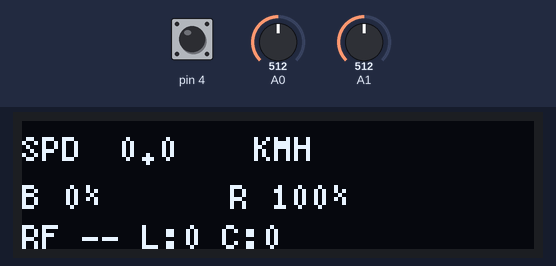
Simulated run of this sketch. Board: Arduino Uno, built with avr-gcc and run on an emulated ATmega328P. Parts: 128×32 one-colour display. The inputs (shaded band) are chosen by the test bench; at power-on: pin 4 HIGH, A0 = 512, A1 = 512. Random numbers use the default seed unless the sketch sets one; EEPROM starts erased; no radio packets arrive unless stated.

Above: at 1.2 s.
1.3 s: pin 4 pulled LOW for 0.15 s
At 2.7 s:
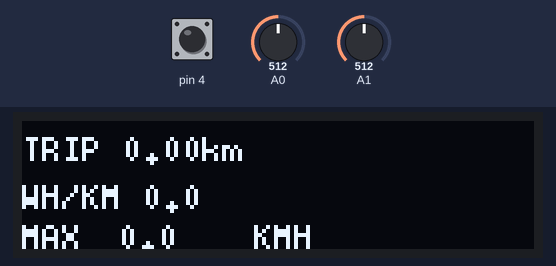
3.1 s: pin 4 pulled LOW for 1 s
At 5.2 s:
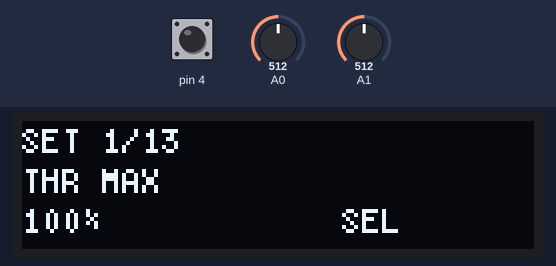
5.7 s: A0 set to 122
At 7.2 s:
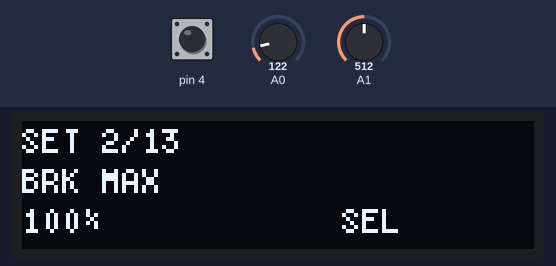
Timing chart, 0 to 8.7 s (numbered marks = the images above; inputs shaded):
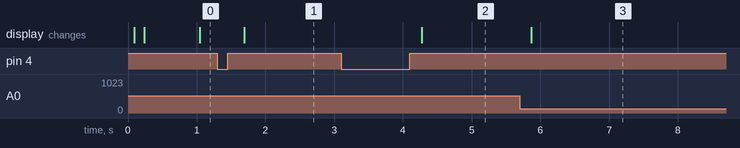

The sketch:

transmitter.ino
```cpp
#include "remote_state.h"
#include "remote_storage.h"
#include "remote_input.h"
#include "remote_radio.h"
#include "remote_ui.h"

void setup() {
  pinMode(REMOTE_TRIGGER_PIN, INPUT_PULLUP);
  pinMode(REMOTE_HALL_PIN, INPUT);
  pinMode(REMOTE_BATTERY_PIN, INPUT);

  loadSettings();
  loadBinding();
  lastHallRaw = settings.hall_center;

#if ENABLE_REMOTE_OLED
  u8g2.begin();
  applyDisplayRotation();
#endif

  setupRadio();
}

void loop() {
  lastHallRaw = readHallRaw();
  if (settingsMode) {
    handleSettingsInput(lastHallRaw);
  } else {
    handleUiInput(lastHallRaw);
  }

  int16_t throttle = mapThrottle(lastHallRaw);
  if (!triggerActive() && throttle > 0) {
    throttle = 0;
  }
  if (settingsMode || bindingMode) {
    throttle = 0;
  }

  throttle = applyThrottleRamp(throttle);

  if (bindingMode) {
    handleBinding();
  } else {
    sendCommand(throttle);
  }

  maybeSaveSettings();
  updateDisplay();
}
```

remote_input.cpp
```cpp
#include "remote_input.h"

bool triggerActive() {
#if REMOTE_TRIGGER_ACTIVE_LOW
  return digitalRead(REMOTE_TRIGGER_PIN) == LOW;
#else
  return digitalRead(REMOTE_TRIGGER_PIN) == HIGH;
#endif
}

int readHallRaw() {
  long total = 0;
  for (int i = 0; i < REMOTE_HALL_SAMPLES; i++) {
    total += analogRead(REMOTE_HALL_PIN);
  }
  return (int)(total / REMOTE_HALL_SAMPLES);
}

int16_t mapThrottle(int raw) {
  int16_t center = settings.hall_center;
  int16_t minimum = settings.hall_min;
  int16_t maximum = settings.hall_max;
  uint8_t deadzone = settings.deadzone;

  if (abs(raw - center) <= deadzone) {
    return 0;
  }

  int16_t value = 0;
  if (raw >= center) {
    value = (int16_t)constrain(map(raw, center, maximum, 0, 1000), 0, 1000);
  } else {
    value = (int16_t)constrain(map(raw, minimum, center, -1000, 0), -1000, 0);
  }

  int16_t maxForward = (int16_t)(1000L * settings.throttle_max_percent / 100L);
  int16_t maxBrake = (int16_t)(1000L * settings.brake_max_percent / 100L);
  return (int16_t)constrain(value, -maxBrake, maxForward);
}

int16_t applyThrottleRamp(int16_t target) {
  uint32_t now = millis();
  if (lastThrottleMs == 0) {
    lastThrottleMs = now;
    outputThrottle = target;
    return outputThrottle;
  }

  uint32_t dtMs = now - lastThrottleMs;
  lastThrottleMs = now;

  if (dtMs == 0) {
    return outputThrottle;
  }

  uint8_t accelTime = (target >= outputThrottle) ? settings.accel_time_s : settings.brake_time_s;
  if (accelTime == 0) {
    outputThrottle = target;
    return outputThrottle;
  }

  float maxDelta = 1000.0f * (float)dtMs / (accelTime * 1000.0f);
  int16_t delta = target - outputThrottle;

  if (abs(delta) <= maxDelta) {
    outputThrottle = target;
  } else {
    outputThrottle += (delta > 0) ? (int16_t)maxDelta : (int16_t)-maxDelta;
  }

  return outputThrottle;
}

float readRemoteBatteryVoltage() {
  long total = 0;
  for (int i = 0; i < 8; i++) {
    total += analogRead(REMOTE_BATTERY_PIN);
  }

  float avg = total / 8.0f;
  return (avg / 1023.0f) * REMOTE_ADC_REF_V * REMOTE_BATTERY_DIVIDER;
}

uint8_t remoteBatteryPercent() {
  float voltage = readRemoteBatteryVoltage();
  float cellVoltage = voltage / REMOTE_BATTERY_CELL_COUNT;
  float percent = (cellVoltage - REMOTE_CELL_MIN_V) * 100.0f / (REMOTE_CELL_MAX_V - REMOTE_CELL_MIN_V);
  if (percent < 0.0f) percent = 0.0f;
  if (percent > 100.0f) percent = 100.0f;
  return (uint8_t)(percent + 0.5f);
}
```

remote_input.h
```cpp
#pragma once

#include "remote_state.h"

bool triggerActive();
int readHallRaw();
int16_t mapThrottle(int raw);
int16_t applyThrottleRamp(int16_t target);
float readRemoteBatteryVoltage();
uint8_t remoteBatteryPercent();
```

remote_radio.cpp
```cpp
#include "remote_radio.h"
#include "remote_storage.h"
#include "remote_input.h"

void applyRadioAddress(const uint8_t *address) {
  memcpy(radioAddress, address, sizeof(radioAddress));
  radio.setChannel(RADIO_CHANNEL);
  radio.openWritingPipe(radioAddress);
}

static void generateBindAddress() {
  uint32_t seed = analogRead(REMOTE_HALL_PIN) ^ (analogRead(REMOTE_BATTERY_PIN) << 10) ^ micros();
  randomSeed(seed);
  for (uint8_t i = 0; i < sizeof(pendingBindAddress); i++) {
    pendingBindAddress[i] = (uint8_t)random(0x20, 0x7F);
  }
  if (memcmp(pendingBindAddress, RADIO_BIND_ADDRESS, sizeof(pendingBindAddress)) == 0) {
    pendingBindAddress[0] ^= 0x5A;
  }
}

void startBinding() {
#if ENABLE_BINDING
  generateBindAddress();
  bindingMode = true;
  lastBindMs = 0;
#endif
}

void handleBinding() {
#if ENABLE_BINDING
  uint32_t now = millis();
  if (now - lastBindMs < RADIO_BIND_RETRY_MS) {
    return;
  }
  lastBindMs = now;

  RadioBindRequest request = {};
  request.magic = RADIO_BIND_MAGIC;
  request.version = RADIO_BIND_VERSION;
  memcpy(request.address, pendingBindAddress, sizeof(request.address));
  request.token = now;

  radio.setChannel(RADIO_BIND_CHANNEL);
  radio.openWritingPipe(RADIO_BIND_ADDRESS);

  bool ok = radio.write(&request, sizeof(request));
  if (ok && radio.isAckPayloadAvailable()) {
    uint8_t len = radio.getDynamicPayloadSize();
    if (len == sizeof(RadioBindAck)) {
      RadioBindAck ack = {};
      radio.read(&ack, sizeof(ack));
      if (ack.magic == RADIO_BIND_MAGIC && ack.version == RADIO_BIND_VERSION && ack.accepted) {
        memcpy(binding.address, ack.address, sizeof(binding.address));
        saveBinding();
        applyRadioAddress(binding.address);
        bindingMode = false;
        lastAckMs = now;
      }
    } else {
      uint8_t discard[32];
      radio.read(discard, len);
    }
  }
#endif
}

void setupRadio() {
  radio.begin();
  radio.setChannel(RADIO_CHANNEL);
  radio.setDataRate(RADIO_DATA_RATE);
  radio.setPALevel(RADIO_PA_LEVEL);
  radio.setRetries(RADIO_RETRY_DELAY, RADIO_RETRY_COUNT);
  radio.enableAckPayload();
  radio.enableDynamicPayloads();
  applyRadioAddress(radioAddress);
  radio.stopListening();
}

void sendCommand(int16_t throttle) {
  uint32_t now = millis();
  if (now - lastTxMs < RADIO_SEND_INTERVAL_MS) {
    return;
  }

  lastTxMs = now;
  command.seq++;
  command.throttle = throttle;
  command.flags = 0;
  if (lightsEnabled) command.flags |= RADIO_FLAG_LIGHTS;
  if (cruiseEnabled) command.flags |= RADIO_FLAG_CRUISE;
  if (tripResetRequested) command.flags |= RADIO_FLAG_TRIP_RESET;
  command.remote_batt_percent = remoteBatteryPercent();

  bool ok = radio.write(&command, sizeof(command));
  if (ok && radio.isAckPayloadAvailable()) {
    uint8_t len = radio.getDynamicPayloadSize();
    if (len == sizeof(telemetry)) {
      radio.read(&telemetry, sizeof(telemetry));
    } else {
      uint8_t discard[32];
      radio.read(discard, len);
    }
    lastAckMs = now;
  }

  connected = (now - lastAckMs) < (RADIO_FAILSAFE_MS * 2);
  tripResetRequested = false;
}
```

remote_radio.h
```cpp
#pragma once

#include "remote_state.h"

void applyRadioAddress(const uint8_t *address);
void setupRadio();
void sendCommand(int16_t throttle);
void startBinding();
void handleBinding();
```

remote_state.cpp
```cpp
#include "remote_state.h"

RF24 radio(REMOTE_RF24_CE_PIN, REMOTE_RF24_CSN_PIN);

#if ENABLE_REMOTE_OLED
U8G2_SSD1306_128X32_UNIVISION_1_HW_I2C u8g2(U8G2_R0, U8X8_PIN_NONE);
#endif

RadioCommand command = {};
RadioTelemetry telemetry = {};

RemoteSettings settings = {};
BindingStorage binding = {};

uint8_t radioAddress[5] = {};
uint8_t pendingBindAddress[5] = {};

uint32_t lastTxMs = 0;
uint32_t lastAckMs = 0;
uint32_t lastUiMs = 0;
uint32_t lastBindMs = 0;
uint32_t lastThrottleMs = 0;
uint32_t settingsDirtyMs = 0;

bool connected = false;
bool bindingMode = false;
bool settingsMode = false;
bool settingsEdit = false;
bool settingsNavLatch = false;
bool settingsDirty = false;
bool tripResetRequested = false;

uint8_t currentPage = 0;
uint8_t configSelection = 0;
bool lightsEnabled = false;
bool cruiseEnabled = false;

bool triggerPrev = false;
uint32_t triggerDownMs = 0;
int lastHallRaw = REMOTE_HALL_CENTER;
int16_t outputThrottle = 0;
uint8_t settingsIndex = 0;
```

remote_state.h
```cpp
#pragma once

#include <Arduino.h>
#include <SPI.h>
#include <RF24.h>
#include <U8g2lib.h>
#include <Wire.h>
#include <EEPROM.h>
#include <stdio.h>
#include <string.h>

#include "../common/config.h"
#include "../common/radio_protocol.h"

struct RemoteSettings {
  uint16_t version;
  int16_t hall_min;
  int16_t hall_center;
  int16_t hall_max;
  uint8_t deadzone;
  uint8_t throttle_max_percent;
  uint8_t brake_max_percent;
  uint8_t accel_time_s;
  uint8_t brake_time_s;
  uint8_t cruise_time_s;
  uint8_t range_km;
  uint8_t display_rotate;
  uint8_t crc;
} __attribute__((packed));

struct BindingStorage {
  uint8_t valid;
  uint8_t address[5];
  uint8_t crc;
} __attribute__((packed));

enum SettingId : uint8_t {
  SET_THROTTLE_MAX = 0,
  SET_BRAKE_MAX,
  SET_DEADZONE,
  SET_ACCEL_TIME,
  SET_BRAKE_TIME,
  SET_RANGE_KM,
  SET_ROTATE,
  SET_CAL_MIN,
  SET_CAL_CENTER,
  SET_CAL_MAX,
  SET_TRIP_RESET,
  SET_BIND,
  SET_RESET_DEFAULTS,
  SETTING_COUNT
};

const uint8_t PAGE_RIDE = 0;
const uint8_t PAGE_STATS = 1;
const uint8_t PAGE_ENERGY = 2;
const uint8_t PAGE_CONFIG = 3;
const uint8_t PAGE_COUNT = 4;

const int EEPROM_SETTINGS_ADDR = 0;
const int EEPROM_BIND_ADDR = EEPROM_SETTINGS_ADDR + sizeof(RemoteSettings);

extern RF24 radio;
#if ENABLE_REMOTE_OLED
extern U8G2_SSD1306_128X32_UNIVISION_1_HW_I2C u8g2;
#endif

extern RadioCommand command;
extern RadioTelemetry telemetry;

extern RemoteSettings settings;
extern BindingStorage binding;

extern uint8_t radioAddress[5];
extern uint8_t pendingBindAddress[5];

extern uint32_t lastTxMs;
extern uint32_t lastAckMs;
extern uint32_t lastUiMs;
extern uint32_t lastBindMs;
extern uint32_t lastThrottleMs;
extern uint32_t settingsDirtyMs;

extern bool connected;
extern bool bindingMode;
extern bool settingsMode;
extern bool settingsEdit;
extern bool settingsNavLatch;
extern bool settingsDirty;
extern bool tripResetRequested;

extern uint8_t currentPage;
extern uint8_t configSelection;
extern bool lightsEnabled;
extern bool cruiseEnabled;

extern bool triggerPrev;
extern uint32_t triggerDownMs;
extern int lastHallRaw;
extern int16_t outputThrottle;
extern uint8_t settingsIndex;
```

remote_storage.cpp
```cpp
#include "remote_storage.h"

uint8_t crc8(const uint8_t *data, size_t len) {
  uint8_t crc = 0x00;
  for (size_t i = 0; i < len; i++) {
    crc ^= data[i];
    for (uint8_t b = 0; b < 8; b++) {
      if (crc & 0x80) {
        crc = (uint8_t)((crc << 1) ^ 0x07);
      } else {
        crc <<= 1;
      }
    }
  }
  return crc;
}

void setDefaultSettings() {
  settings.version = REMOTE_SETTINGS_VERSION;
  settings.hall_min = REMOTE_HALL_MIN;
  settings.hall_center = REMOTE_HALL_CENTER;
  settings.hall_max = REMOTE_HALL_MAX;
  settings.deadzone = REMOTE_HALL_DEADZONE;
  settings.throttle_max_percent = REMOTE_THROTTLE_MAX_PERCENT;
  settings.brake_max_percent = REMOTE_BRAKE_MAX_PERCENT;
  settings.accel_time_s = REMOTE_ACCEL_TIME_S;
  settings.brake_time_s = REMOTE_BRAKE_TIME_S;
  settings.cruise_time_s = REMOTE_CRUISE_TIME_S;
  settings.range_km = REMOTE_RANGE_KM_DEFAULT;
  settings.display_rotate = 0;
}

void normalizeHallSettings() {
  if (settings.hall_min >= settings.hall_center || settings.hall_center >= settings.hall_max) {
    settings.hall_min = REMOTE_HALL_MIN;
    settings.hall_center = REMOTE_HALL_CENTER;
    settings.hall_max = REMOTE_HALL_MAX;
  }
}

void saveSettings() {
#if ENABLE_REMOTE_PERSISTENCE
  settings.version = REMOTE_SETTINGS_VERSION;
  settings.crc = crc8(reinterpret_cast<const uint8_t *>(&settings), sizeof(RemoteSettings) - 1);
  EEPROM.put(EEPROM_SETTINGS_ADDR, settings);
#endif
  settingsDirty = false;
}

void markSettingsDirty() {
  settingsDirty = true;
  settingsDirtyMs = millis();
}

void maybeSaveSettings() {
  if (!settingsDirty) {
    return;
  }
  if (millis() - settingsDirtyMs >= REMOTE_SETTINGS_SAVE_MS) {
    saveSettings();
  }
}

void loadSettings() {
#if ENABLE_REMOTE_PERSISTENCE
  EEPROM.get(EEPROM_SETTINGS_ADDR, settings);
  uint8_t crc = crc8(reinterpret_cast<const uint8_t *>(&settings), sizeof(RemoteSettings) - 1);
  if (settings.version != REMOTE_SETTINGS_VERSION || crc != settings.crc) {
    setDefaultSettings();
    saveSettings();
  }
#else
  setDefaultSettings();
#endif
  normalizeHallSettings();
}

void saveBinding() {
#if ENABLE_REMOTE_PERSISTENCE
  binding.valid = 1;
  binding.crc = crc8(reinterpret_cast<const uint8_t *>(&binding), sizeof(BindingStorage) - 1);
  EEPROM.put(EEPROM_BIND_ADDR, binding);
#endif
}

void loadBinding() {
#if ENABLE_REMOTE_PERSISTENCE
  EEPROM.get(EEPROM_BIND_ADDR, binding);
  uint8_t crc = crc8(reinterpret_cast<const uint8_t *>(&binding), sizeof(BindingStorage) - 1);
  if (binding.valid != 1 || crc != binding.crc) {
    binding.valid = 0;
    memcpy(radioAddress, RADIO_ADDRESS, sizeof(radioAddress));
    return;
  }
  memcpy(radioAddress, binding.address, sizeof(radioAddress));
#else
  memcpy(radioAddress, RADIO_ADDRESS, sizeof(radioAddress));
#endif
}

void applyDisplayRotation() {
#if ENABLE_REMOTE_OLED
  if (settings.display_rotate) {
    u8g2.setDisplayRotation(U8G2_R2);
  } else {
    u8g2.setDisplayRotation(U8G2_R0);
  }
#endif
}
```

remote_storage.h
```cpp
#pragma once

#include "remote_state.h"

uint8_t crc8(const uint8_t *data, size_t len);
void setDefaultSettings();
void normalizeHallSettings();
void loadSettings();
void saveSettings();
void markSettingsDirty();
void maybeSaveSettings();
void loadBinding();
void saveBinding();
void applyDisplayRotation();
```

remote_ui.h
```cpp
#pragma once

#include "remote_state.h"

void handleUiInput(int hallRaw);
void handleSettingsInput(int hallRaw);
void updateDisplay();
```

Source omitted: remote_ui.cpp (10444 bytes)

Measured:
- after the input at 1.3 s, the display: changes after 0.39 s (image 1)
- after the input at 3.1 s, the display: changes after 1.2 s (image 2)
- after the input at 5.7 s, the display: changes after 0.16 s (image 3)
